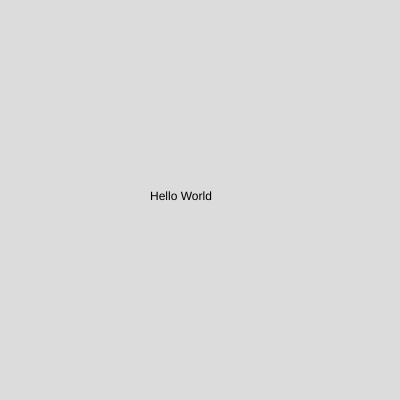
Frame 1 (no input)
Frame 60 (no input): identical to frame 1, image omitted
Frame 120 (the mouse pressed at the canvas centre since frame 60): identical to frame 1, image omitted

The p5.js sketch that drew this single still picture (run headless with seeded random() and noise() and a simulated clock; from frame 60 on, the mouse is pressed at the canvas centre):

// p5.js sketch
// ── sketch.js
function setup()
{
    createCanvas( 400, 400 );
}

function draw()
{
    background( 220 );

    text("Hello World", 150, 200);
}
